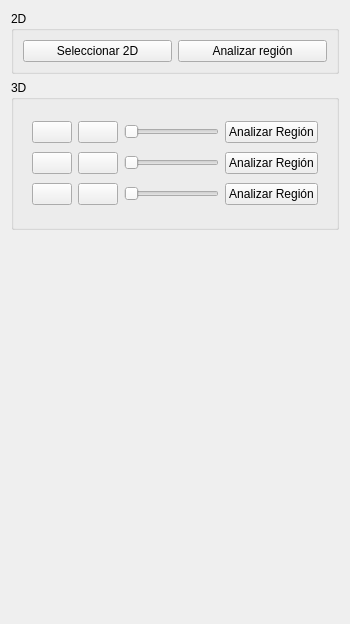
<?xml version="1.0" encoding="UTF-8"?>
<ui version="4.0">
 <class>PageDensityAnalysis</class>
 <widget class="QWidget" name="PageDensityAnalysis">
  <property name="geometry">
   <rect>
    <x>0</x>
    <y>0</y>
    <width>350</width>
    <height>624</height>
   </rect>
  </property>
  <property name="windowTitle">
   <string>Form</string>
  </property>
  <layout class="QVBoxLayout" name="verticalLayout_3">
   <item>
    <widget class="QGroupBox" name="groupBox">
     <property name="title">
      <string>2D</string>
     </property>
     <layout class="QHBoxLayout" name="horizontalLayout_2">
      <item>
       <widget class="QPushButton" name="pushButton">
        <property name="text">
         <string>Seleccionar 2D</string>
        </property>
        <property name="icon">
         <iconset resource="icons.qrc">
          <normaloff>:/select2d.png</normaloff>:/select2d.png</iconset>
        </property>
       </widget>
      </item>
      <item>
       <widget class="QPushButton" name="pushButton_2">
        <property name="text">
         <string>Analizar región</string>
        </property>
        <property name="icon">
         <iconset resource="icons.qrc">
          <normaloff>:/analysis.png</normaloff>:/analysis.png</iconset>
        </property>
       </widget>
      </item>
     </layout>
    </widget>
   </item>
   <item>
    <widget class="QGroupBox" name="groupBox_2">
     <property name="sizePolicy">
      <sizepolicy hsizetype="Preferred" vsizetype="Preferred">
       <horstretch>0</horstretch>
       <verstretch>0</verstretch>
      </sizepolicy>
     </property>
     <property name="minimumSize">
      <size>
       <width>0</width>
       <height>150</height>
      </size>
     </property>
     <property name="title">
      <string>3D</string>
     </property>
     <layout class="QHBoxLayout" name="horizontalLayout_3">
      <item>
       <widget class="QWidget" name="widget" native="true">
        <layout class="QVBoxLayout" name="verticalLayout_2">
         <item>
          <layout class="QHBoxLayout" name="horizontalLayout_5">
           <item>
            <widget class="QPushButton" name="btn_view">
             <property name="text">
              <string/>
             </property>
             <property name="icon">
              <iconset resource="icons.qrc">
               <normaloff>:/eye_on.png</normaloff>:/eye_on.png</iconset>
             </property>
            </widget>
           </item>
           <item>
            <widget class="QPushButton" name="pushButton_5">
             <property name="text">
              <string/>
             </property>
            </widget>
           </item>
           <item>
            <widget class="QSlider" name="horizontalSlider">
             <property name="orientation">
              <enum>Qt::Horizontal</enum>
             </property>
            </widget>
           </item>
           <item>
            <widget class="QPushButton" name="btn_color">
             <property name="text">
              <string>Analizar Región</string>
             </property>
             <property name="icon">
              <iconset resource="icons.qrc">
               <normaloff>:/analysis.png</normaloff>:/analysis.png</iconset>
             </property>
            </widget>
           </item>
          </layout>
         </item>
         <item>
          <layout class="QHBoxLayout" name="horizontalLayout_4">
           <item>
            <widget class="QPushButton" name="pushButton_4">
             <property name="text">
              <string/>
             </property>
             <property name="icon">
              <iconset resource="icons.qrc">
               <normaloff>:/eye_on.png</normaloff>:/eye_on.png</iconset>
             </property>
            </widget>
           </item>
           <item>
            <widget class="QPushButton" name="pushButton_6">
             <property name="text">
              <string/>
             </property>
            </widget>
           </item>
           <item>
            <widget class="QSlider" name="horizontalSlider_2">
             <property name="orientation">
              <enum>Qt::Horizontal</enum>
             </property>
            </widget>
           </item>
           <item>
            <widget class="QPushButton" name="pushButton_3">
             <property name="text">
              <string>Analizar Región</string>
             </property>
             <property name="icon">
              <iconset resource="icons.qrc">
               <normaloff>:/analysis.png</normaloff>:/analysis.png</iconset>
             </property>
            </widget>
           </item>
          </layout>
         </item>
         <item>
          <layout class="QHBoxLayout" name="horizontalLayout">
           <item>
            <widget class="QPushButton" name="pushButton_8">
             <property name="text">
              <string/>
             </property>
             <property name="icon">
              <iconset resource="icons.qrc">
               <normaloff>:/eye_on.png</normaloff>:/eye_on.png</iconset>
             </property>
            </widget>
           </item>
           <item>
            <widget class="QPushButton" name="pushButton_7">
             <property name="text">
              <string/>
             </property>
            </widget>
           </item>
           <item>
            <widget class="QSlider" name="horizontalSlider_3">
             <property name="orientation">
              <enum>Qt::Horizontal</enum>
             </property>
            </widget>
           </item>
           <item>
            <widget class="QPushButton" name="pushButton_9">
             <property name="text">
              <string>Analizar Región</string>
             </property>
             <property name="icon">
              <iconset resource="icons.qrc">
               <normaloff>:/analysis.png</normaloff>:/analysis.png</iconset>
             </property>
            </widget>
           </item>
          </layout>
         </item>
        </layout>
       </widget>
      </item>
     </layout>
    </widget>
   </item>
   <item>
    <spacer name="verticalSpacer">
     <property name="orientation">
      <enum>Qt::Vertical</enum>
     </property>
     <property name="sizeHint" stdset="0">
      <size>
       <width>20</width>
       <height>20</height>
      </size>
     </property>
    </spacer>
   </item>
  </layout>
 </widget>
 <resources>
  <include location="icons.qrc"/>
 </resources>
 <connections/>
</ui>
